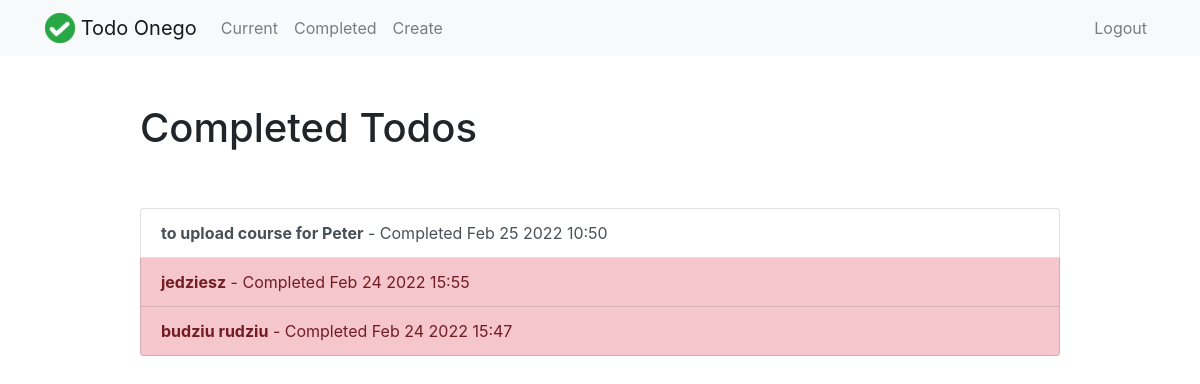
The app's page /completed/ (signed in) with its own data.
### todo/models.py (models this page shows, shortened)
class Todo(models.Model):
    title = models.CharField(max_length=100)
    memo = models.TextField(blank=True)
    created = models.DateTimeField(auto_now_add=True)
    datecompleted = models.DateTimeField(null=True, blank=True)
    important = models.BooleanField(default=False)
    user = models.ForeignKey(User, on_delete=models.CASCADE)

### todo/views.py (the view)
# urls.py: path('completed/', views.completedtodos, name='completedtodos'),
@login_required
def completedtodos(request):
    todos = Todo.objects.filter(
        user=request.user, datecompleted__isnull=False).order_by('-datecompleted')
    return render(request, 'todo/completedtodos.html', {'todos': todos})

### todo/templates/todo/completedtodos.html
{% extends "todo/base.html" %}
{% block content %}
    <div class="row justify-content-center mt-5">
        <div class="col-md-10">
            <h1>Completed Todos</h1>
        </div>
    </div>
    <div class="row justify-content-center mt-5">
        <div class="col-md-10">
            <div class="list-group">
                {% for todo in todos %}
                    <a href="{% url 'viewtodo' todo.id %}" class="list-group-item list-group-item-action{% if todo.important %} list-group-item-danger{% endif %}"><b>{{ todo.title }}</b> - Completed {{ todo.datecompleted|date:'M j Y H:i' }}</a>
                {% endfor %}
            </div>
        </div>
    </div>
{% endblock %}

### records on screen
Todo: title "to upload course for Peter", datecompleted "Feb 25 2022 10:50"
Todo: title "jedziesz", datecompleted "Feb 24 2022 15:55"
Todo: title "budziu rudziu", datecompleted "Feb 24 2022 15:47"
